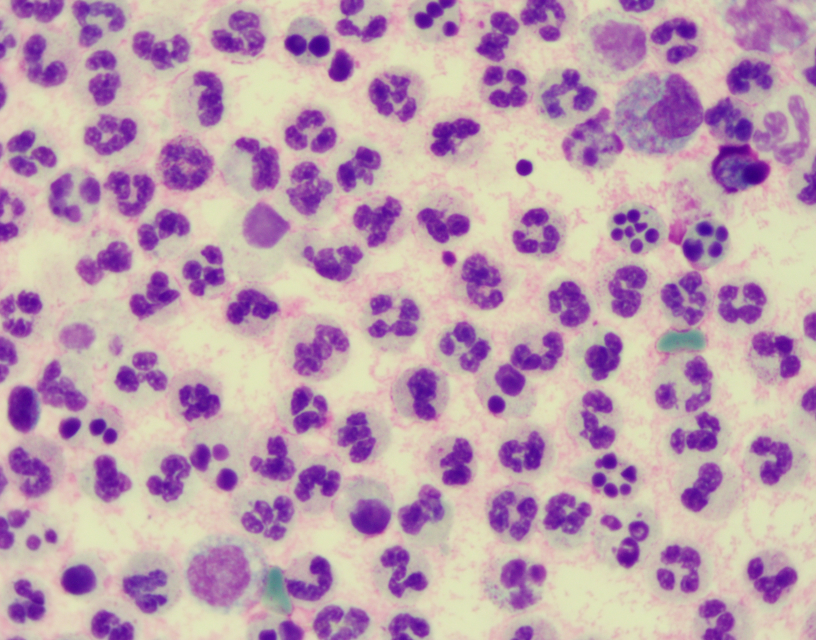
#> input picture demo.jpg, 2448 x 1920 px, found by its file name (shown at 1/3 size)
$ jupyter execute --allow-errors cell_detect.ipynb
#> lines starting #> are read from the running program, lines starting #| are printed output that depends on the picture
#> further down, image is the input picture: shape (1920, 2448, 3); mean B, G, R 175.4, 159.3, 190.4
# 基于 YOLOv5 框架的物体检测

## 一. 初始化

[cell 1]
import os
import sys
import random
import time
import math
import shutil

import cv2
import numpy as np
import matplotlib
import matplotlib.pyplot as plt

from datetime import datetime

[cell 2]
# 超参数
TEMP_RESULT_DIR = r'./temp' # 零时分割图结果保存根目录
TEMP_CLIP_DIR = r'./temp/clip' # 零时分割图

shutil.rmtree(TEMP_RESULT_DIR)
os.mkdir(TEMP_RESULT_DIR)

## 二. 预处理

### 2.1. 超分辨率分割

将原图像按照一定策略裁剪成模型指定的输入尺寸，预测完毕后，进行拼接

[cell 3]
def get_up_left_coordinates(image, size=(5, 5), stride=(2, 2), padding="VALID"):
    """
    This op gets up-left-corner coordinates of patches in input images.

    Args:
        image: A numpy.ndarray with shape [in_rows, in_cols, depth], the input image
        size: A tuple or list like [size_rows, size_cols], The size of extracted patches;
        stride: A tuple or list like [stride_rows, stride_cols], How far the centers of
            two consecutive patches are in the images;
        padding: String, "SAME" or "VALID"

    Returns:
        up_left_coordinates: A numpy.ndarray with shape [number_rows, number_cols, 2],
            e.x. [[[y1, x1]],[[y2, x2]]]

    """
#> called with size = (500, 500), stride = (300, 300), padding = 'same'
    image_shape = image.shape

    if padding.upper() == "VALID":
        number_rows = (image_shape[0] - size[0]) // stride[0] + 1
        number_cols = (image_shape[1] - size[1]) // stride[1] + 1
    elif padding.upper() == "SAME":
        number_rows = image_shape[0] // stride[0] + 1
        number_cols = image_shape[1] // stride[1] + 1
    else:
        raise ValueError("padding MUST be 'SAME' or 'VALID'")

    rows_coordinates = np.arange(number_rows)
    cols_coordinates = np.arange(number_cols)
    rows_coordinates, cols_coordinates = np.meshgrid(rows_coordinates, cols_coordinates)

    up_left_coordinates = np.stack((rows_coordinates, cols_coordinates), axis=-1)
    up_left_coordinates = np.transpose(up_left_coordinates, (1, 0, 2))
    up_left_coordinates = up_left_coordinates * stride

    return up_left_coordinates

[cell 4]
def pad_image(image, size=(5, 5), stride=(2, 2), padding="VALID"):
    """
    This op pads input images.

    Args:
        image: A numpy.ndarray with shape [in_rows, in_cols, depth], the input image
        size: A tuple or list like [size_rows, size_cols], The size of extracted patches;
        stride: A tuple or list like [stride_rows, stride_cols], How far the centers of
            two consecutive patches are in the images;
        padding: String, "SAME" or "VALID"

    Returns:
        padding_image: numpy.ndarray, the images after padding
    """
#> called with size = (500, 500), stride = (300, 300), padding = 'same'
    padding_image = image
    image_shape = image.shape

    if padding.upper() == "VALID":
        pass
    elif padding.upper() == "SAME":
        rows_padding_pixel = image_shape[0] // stride[0] * stride[0] + size[0] - image_shape[0]
        rows_padding_pixel = rows_padding_pixel if rows_padding_pixel > 0 else 0
        cols_padding_pixel = image_shape[1] // stride[1] * stride[1] + size[1] - image_shape[1]
        cols_padding_pixel = cols_padding_pixel if cols_padding_pixel > 0 else 0

        padding_image = np.pad(
            padding_image,
            ((0, rows_padding_pixel),(0, cols_padding_pixel),(0, 0)),
            'constant',
            constant_values=(0, 0)
        )
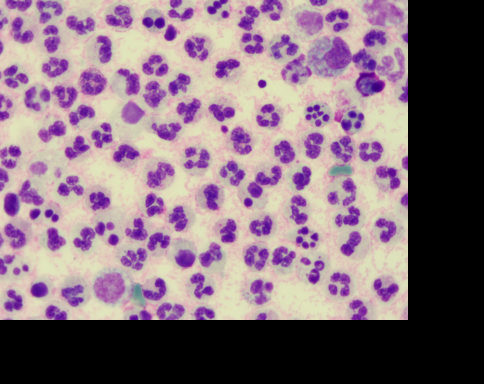
#> padding_image: shape (2300, 2900, 3) (shown at 1/6 size); mean B, G, R 123.6, 112.3, 134.1
    else:
        raise ValueError("padding MUST be 'SAME' or 'VALID'")

    return padding_image

[cell 5]
def extract_image_patches(image, size=(10, 10), stride=(10, 10), rate=(1, 1), padding="VALID"):
    """
    This op collects patches from the input image, as if applying a convolution.
    All extracted patches are stacked in the depth (last) dimension of the output.
    Specifically, the op extracts patches of shape sizes which are strides apart
    in the input image. The output is subsampled using the rates argument, in the
    same manner as "atrous" or "dilated" convolutions.

    Args:
        image: A numpy.ndarray with shape [in_rows, in_cols, depth];
        size: A tuple or list like [size_rows, size_cols], The size of extracted patches;
        stride: A tuple or list like [stride_rows, stride_cols], How far the centers of
            two consecutive patches are in the images;
        rate: A tuple or list like [rate_rows, rate_cols]. This is the input stride,
            specifying how far two consecutive patch samples are in the input. Equivalent
            to extracting patches with
            "patch_sizes_eff = patch_sizes + (patch_sizes - 1) * (rates - 1)", followed
            by subsampling them spatially by a factor of rates. This is equivalent to rate in
            dilated (a.k.a. Atrous) convolutions;
        padding: String, "SAME" or "VALID". The type of padding algorithm to use.The padding
            argument has no effect on the size of each patch, it determines how many patches
            are extracted. If VALID, only patches which are fully contained in the input image
            are included. If SAME, all patches whose starting point is inside the input are
            included, and areas outside the input default to zero.

    Returns:
        up_left_coordinates: A numpy.ndarray with shape [number_patches, 2], e.x. [[y1, x1],[y2, x2]]
        patches: A numpy.ndarray with shape [number_patches, size_rows, size_cols, depth];
    """

    assert len(size) == 2, "The length of size is not 2"
    assert len(stride) == 2, "The length of stride is not 2"
    assert len(rate) == 2, "The length of rate is not 2"
    assert padding.upper() in ["SAME", "VALID"], "padding MUST be 'SAME' or 'VALID'"

    size = (
        size[0] + (size[0] - 1) * (rate[0] - 1),
        size[1] + (size[1] - 1) * (rate[1] - 1),
    ) # update patch_size

    up_left_coordinates = get_up_left_coordinates(image, size, stride, padding)
    image = pad_image(image, size, stride, padding)

    patches = []
    for y, x in np.reshape(up_left_coordinates, (-1, 2)):
        patches.append(
            image[y:y+size[0], x:x+size[1]],
        )
#> this loop made 63 passes
#> (y, x) on passes 1 to 8: (0, 0), (0, 300), (0, 600), (0, 900), (0, 1200), (0, 1500), (0, 1800), (0, 2100)
#> after the loop, patches = 63 items
    patches = np.stack(patches, axis=0)
    patches = np.reshape(patches, list(up_left_coordinates.shape[:-1])+[-1])

    return up_left_coordinates, patches

### 2.2 读取图像

[cell 6]
# 读入图片
image = cv2.imread('demo.jpg')
# image = np.random.random((5,5,1))

# 图片抽块
size = (500, 500)
stride = (300, 300)
up_left_coordinates, patches = extract_image_patches(image, size, stride, padding="same")

#print(f'image shape is {image.shape}')
#print(f'patches shape is {patches.shape}')

### 2.3 图像展示

[cell 7]
# 图片展示

fig = plt.figure(figsize=(10, 10))
ax = fig.add_subplot(111)
ax.imshow(image.astype("uint8"))
ax.set_axis_off()

number_rows, number_cols, elements = patches.shape
print(f"Image size: {image.shape[0]} X {image.shape[1]}")
#| Image size: 1920 X 2448
print(f"Patch size: {number_rows} X {number_cols}")
#| Patch size: 7 X 9
print(f"Patches per image: {number_cols * number_rows}")
#| Patches per image: 63
print(f"Elements per patch: {elements}")
#| Elements per patch: 750000
fig = plt.figure(figsize=(10, 10))
fig.subplots_adjust(wspace=0.1, hspace=0.1)
for row in range(number_rows):
    for col in range(number_cols):
        ax = plt.subplot(number_rows, number_cols, row * number_cols + col + 1)
        patch_image = np.reshape(patches[row, col], (size[0], size[1], -1))
        ax.imshow(patch_image.astype("uint8"))
        ax.set_axis_off()
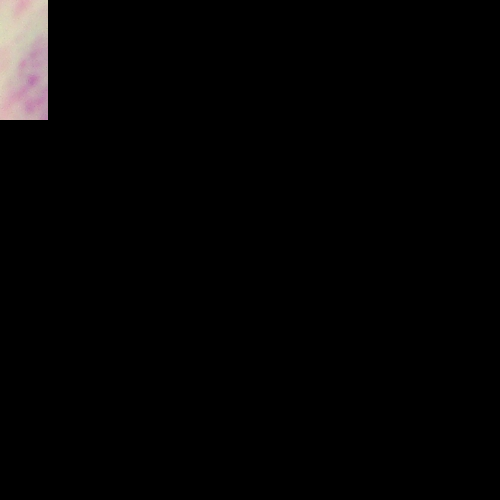
#> patch_image: shape (500, 500, 3); mean of channels 0, 1, 2 4.1, 4.2, 4.8; drawn as B, G, R
#         ax.set_title(up_left_coordinates[row, col])
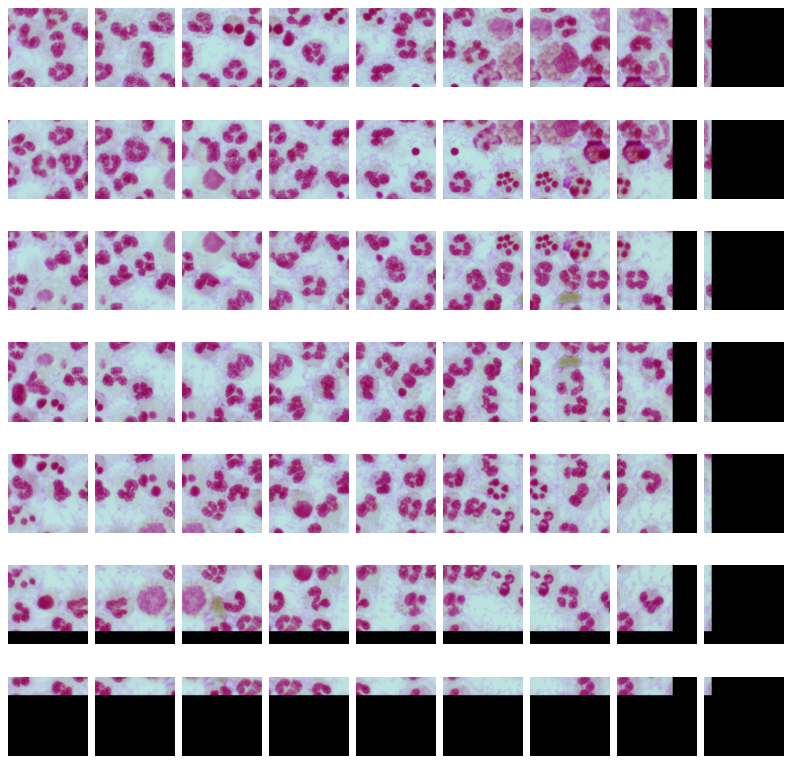
#> figure drawn by matplotlib, 63 panels

### 2.4 图像保存

[cell 8]
# 保存小图
if not os.path.exists(TEMP_CLIP_DIR):
    os.mkdir(TEMP_CLIP_DIR)

for row in range(number_rows):
    for col in range(number_cols):
        y, x = up_left_coordinates[row, col]
        patch_image = np.reshape(patches[row, col], (size[0], size[1], -1))
        cv2.imwrite(
            os.path.join(TEMP_CLIP_DIR, f'{y}_{x}.png'),
            patch_image.astype("uint8")
        )
#> this loop made 7 passes
#> pass 1, `cv2.imwrite( os.path.join(TEMP_CLIP_DIR, f'{y}_{x}.png'), patch_image...`:
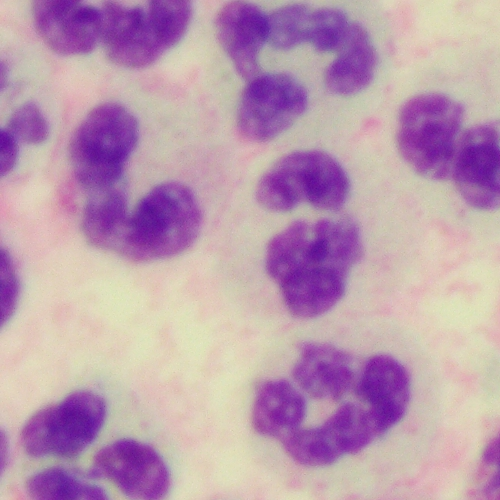
#> saved as 0_0.png: shape (500, 500, 3); mean B, G, R 174.8, 153.3, 187
#> pass 1, `cv2.imwrite( os.path.join(TEMP_CLIP_DIR, f'{y}_{x}.png'), patch_image...`:
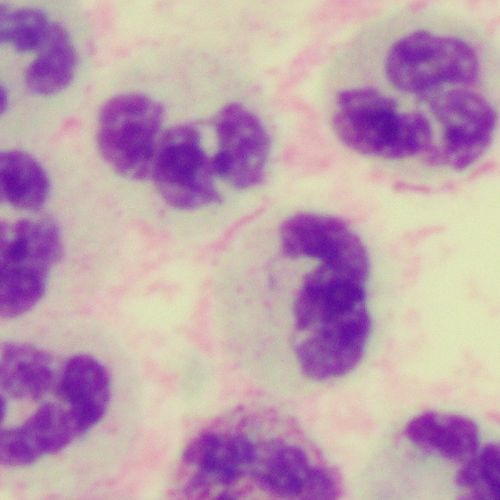
#> saved as 0_300.png: shape (500, 500, 3); mean B, G, R 175.2, 157.8, 189.5
#> pass 1, `cv2.imwrite( os.path.join(TEMP_CLIP_DIR, f'{y}_{x}.png'), patch_image...`:
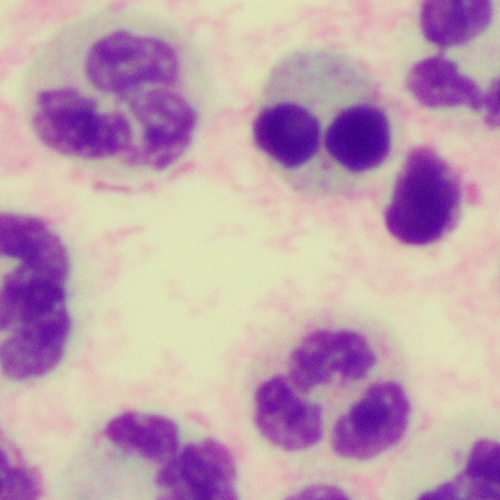
#> saved as 0_600.png: shape (500, 500, 3); mean B, G, R 175.5, 160.5, 191.7
#> pass 1, `cv2.imwrite( os.path.join(TEMP_CLIP_DIR, f'{y}_{x}.png'), patch_image...`:
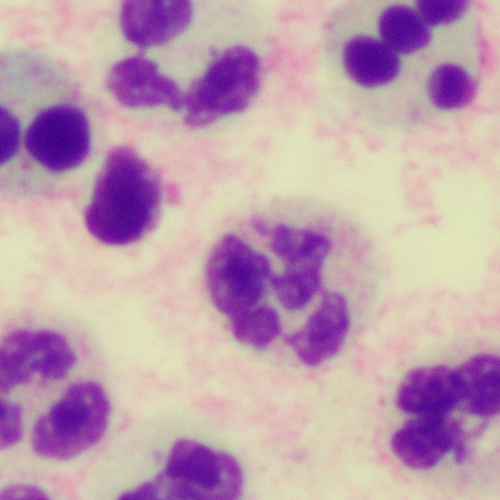
#> saved as 0_900.png: shape (500, 500, 3); mean B, G, R 174.6, 158.2, 190.7

## 三. 目标检测

#> (a cell that did not finish here is left out)

#> (a cell that did not finish here is left out)

## 四. 结果拼接

### 4.1 合并结果

[cell 11]
# 读取结果
label_dir_path = os.path.join(TEMP_RESULT_DIR, 'result', 'labels')
files = [os.path.join(root, file) for root, dirs, files in os.walk(label_dir_path)
         for file in files if os.path.splitext(file)[1] == '.txt']
# files

[cell 12]
# 解析标签
original_height,  original_width = image.shape[:2]
clip_height, clip_width = size[:2]
labels = []

for file in files:

    # 根据文件名解析图片左上角点在原图中的坐标
    file_name = os.path.split(file)[1] # e.g. 400_600.text
    file_name = os.path.splitext(file_name)[0] # e.g. 400_600
    y_lu, x_lu = list(map(int, file_name.split('_'))) # y=400, x=600


    with open(file, 'r') as f:
        lines = f.readlines()

    if len(lines) < 1:
        continue

    for line in lines:
        # 获取小图中结果信息
        class_id, x_center, y_center, width, height = list(
            map(
                float,
                line.strip('\n').split())
        )

        # 将小图结果迁移到原始图像上
        class_id = int(class_id)
        x_center = (x_center * clip_width + x_lu) / original_width
        y_center = (y_center * clip_height + y_lu) / original_height
        width = width * clip_width / original_width
        height = height * clip_height / original_height

        # 追加到标签列表
        labels.append([class_id, x_center, y_center, width, height])
#> this loop made 0 passes
#> after the loop, labels = []

[cell 13]
## 工具函数，修建输入值
# [6 lines left out: function clip_value, not called in this run]

[cell 14]
# 可视化原始图像标签

# fig = plt.figure(figsize=(10, 10))
# ax = fig.add_subplot(111)

image_view_without_nms = image.copy()
for class_id, x_center, y_center, width, height in labels:

    x1 = int((x_center - width / 2) * original_width)
    x1 = clip_value(x1, 0, original_width)

    x2 = int((x_center + width / 2) * original_width)
    x2 = clip_value(x2, 0, original_width)

    y1 = int((y_center - height / 2) * original_height)
    y1 = clip_value(y1, 0, original_height)

    y2 = int((y_center + height / 2) * original_height)
    y2 = clip_value(y2, 0, original_height)

# [4 lines of commented-out code are left out]

    color = (0, 0, 255)
    cv2.rectangle(image_view_without_nms, (x1, y1), (x2, y2), color, 5)
#> `labels_np = np.asarray(labels)`: labels_np = empty array

# [6 lines of commented-out code are left out]

[cell 15]
# NMS 过滤 labels
# [62 lines left out: function nms, not called in this run]

[cell 16]
# 过滤labels
# [31 lines left out: function filter_labels, not called in this run]

[cell 17]
def convert_xywh_to_xyxy(boxes):
    """Changes the box format to [xmin, ymin, xmax, ymax].

    Arguments:
      boxes: A numpy.ndarray of rank 2 or higher with a shape of `(num_boxes, 4)`
        representing bounding boxes where each box is of the format
        `[x_center, y_center, width, height]`.

    Returns:
        converted boxes with shape same as that of boxes.
    """
    return np.concatenate(
        [boxes[...,:2] - 0.5 * boxes[...,2:], boxes[...,:2] + 0.5 * boxes[...,2:]],
        axis=-1,
    )

# [15 lines left out: function convert_xyxy_to_xywh, not called in this run]

[cell 18]
def compute_iou(boxes1, boxes2):
    """
    Computes pairwise IOU matrix for given two sets of boxes

    Args:
        boxes1: A numpy.ndarray with shape `(N, 4)` representing bounding boxes
            where each box is of the format `[x, y, width, height]`.
        boxes2: A numpy.ndarray with shape `(M, 4)` representing bounding boxes
            where each box is of the format `[x, y, width, height]`.

    Returns:
    pairwise IOU matrix with shape `(N, M)`, where the value at ith row jth column
        holds the IOU between ith box and jth box from boxes1 and boxes2 respectively.
    """
    boxes1_xyxy = convert_xywh_to_xyxy(boxes1)
    boxes2_xyxy = convert_xywh_to_xyxy(boxes2)

    # 计算重叠面积
    lu = np.maximum(boxes1_xyxy[:, None, :2], boxes2_xyxy[:, :2]) # 广播
    rd = np.minimum(boxes1_xyxy[:, None, 2:], boxes2_xyxy[:, 2:])
    intersection = np.maximum(0.0, rd - lu) # 获得重叠区域宽高
    intersection = intersection[:, :, 0] * intersection[:, :, 1] # 获得重叠区域面积

    boxes1_area = boxes1[:, 2] * boxes1[:, 3]
    boxes2_area = boxes2[:, 2] * boxes2[:, 3]
    union = np.maximum(
        boxes1_area[:, None] + boxes2_area - intersection, 1e-5
    )

    return np.clip(intersection / union, 0.0, 1.0)

[cell 19]
# 融合label
def fuse_labels(labels, iou_threshold=0.9):
    """
    This op fuses labels by iou, if two bonding boxes IOU is over threshold, the op fuses
    the two boxes because the two detected the same objects

    Args:
        labels: A 'numpy.ndarray' with shape [in_rows, [class_id，x_center, y_center, width, height]],
            the YOLO output labels, e.g.
            [
                [3, 0.809211, 0.928947, 0.381579, 0.142105]
                [3, 0.0723684, 0.306579, 0.144737, 0.465789]
                [3, 0.772368, 0.177632, 0.455263, 0.35]
            ]
        iou_threshold: float, if two boxes IOU is over threshold, the two detected the same object

    Returns:
        labels: A numpy.ndarray with shape [out_rows, [class_id，x_center, y_center, width, height]], Any two
            boxes IOU is below threshold

    """
#> called with labels = array of shape (0,), iou_threshold = 0.2
    index = 0 # 最多执行 10 轮融合
    while index < 10:
        boxes = labels[...,1:]
#         print(index)

        # 计算 IOU
        iou_matrix = compute_iou(boxes, boxes)

        # 清除对角线的 IOU 指，自身和自身的IOU没意义
        diagonal_mask = np.logical_not(
            np.eye(
                boxes.shape[0]
            ).astype('bool')
        )
        iou_matrix = np.where(diagonal_mask, iou_matrix, 0.0)

        # 寻找各个 box 最大的 IOU，以及对应的 box 指针
        max_iou = np.max(iou_matrix, axis=1)
        matched_box_index = np.argmax(iou_matrix, axis=1)
        matched_box = boxes[matched_box_index]

        # 只有 IOU 大于阈值才合并
        positive_mask = np.greater_equal(max_iou, iou_threshold)
#         print(max_iou)

        # 只要还有需要融合的区域就继续，否则返回
        if np.any(positive_mask):
            # 融合后的 box 只保留面积大的box
            ignore_mask = np.less_equal(
                boxes[...,2] * boxes[...,3],
                matched_box[...,2] * matched_box[...,3]
            )

            # 融合不同区域即生成最靠近和最远离图像左上角（原点）的矩形区域
            boxes_fused = np.zeros_like(boxes)
            boxes_fused[..., :2] = np.minimum(
                convert_xywh_to_xyxy(boxes)[...,:2],
                convert_xywh_to_xyxy(matched_box)[...,:2],
            )
            boxes_fused[..., 2:] = np.maximum(
                convert_xywh_to_xyxy(boxes)[...,2:],
                convert_xywh_to_xyxy(matched_box)[...,2:],
            )
            boxes_fused = np.clip(boxes_fused, 0.0, 1.0)
            boxes_fused = convert_xyxy_to_xywh(boxes_fused)

            boxes = np.where(positive_mask[...,None], boxes_fused, boxes)
            labels[...,1:] = boxes

            # 删除已经融合但面积小的box
            labels = labels[
                np.logical_not(
                    np.logical_and(positive_mask, ignore_mask)
                )
            ]
            index += 1
        else:
            break
#> after the loop, index = 0; labels = empty array

    return labels

[cell 20]
labels_np = np.asarray(labels)
#> (the rest of this cell did not finish here and is left out)

[cell 21]
# 可视化原始图像标签
# fig = plt.figure(figsize=(10, 10))
# ax = fig.add_subplot(111)

image_view_with_nms = image.copy()
for class_id, x_center, y_center, width, height in labels_np:

    x1 = int((x_center - width / 2) * original_width)
    x1 = clip_value(x1, 0, original_width)

    x2 = int((x_center + width / 2) * original_width)
    x2 = clip_value(x2, 0, original_width)

    y1 = int((y_center - height / 2) * original_height)
    y1 = clip_value(y1, 0, original_height)

    y2 = int((y_center + height / 2) * original_height)
    y2 = clip_value(y2, 0, original_height)

# [4 lines of commented-out code are left out]

    color = (0, 0, 255)
    cv2.rectangle(image_view_with_nms, (x1, y1), (x2, y2), color, thickness=5)

# [6 lines of commented-out code are left out]

[cell 22]
fig = plt.figure(figsize=(16, 8)) # width=16 height=8

ax = fig.add_subplot(1,2,1)
ax.imshow(cv2.cvtColor(image_view_without_nms, cv2.COLOR_BGR2RGB).astype("uint8"))
ax.set_axis_off()

ax = fig.add_subplot(1,2,2)
ax.imshow(cv2.cvtColor(image_view_with_nms, cv2.COLOR_BGR2RGB).astype("uint8"))
ax.set_axis_off()
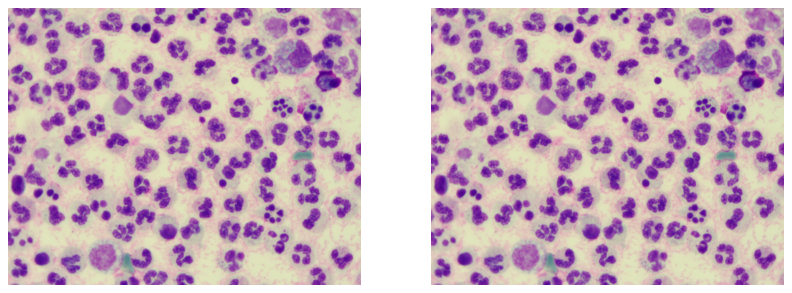
#> figure drawn by matplotlib, 2 panels

### 4.2 输出结果

#### 4.1 To Labelme

[cell 23]
import json
import base64

# [4 lines left out: function img_base64, not called in this run]

class Mark(object):

    def __init__(self, version, imagePath, imageData=None, imageShape=None):
        self.version = version
        self.flags = {}
        self.shapes = []
        self.imagePath = imagePath
        self.imageData = imageData
        self.imageHeight = imageShape[0]
        self.imageWidth = imageShape[1]

    def add_shape(self, shape):
        self.shapes.append(shape)

class Shape(object):

    # [5 lines left out: function __init__, not called in this run]

    def set_lable(self, label):
        self.label = label

    def set_group_id(self, group_id):
        self.group_id = group_id

    def set_shape_type(self, shape_type):
        self.shape_type = shape_type

    def set_points(self, points):
        self.points = points

[cell 24]
class_names = ['EOS', 'LYM', 'MAC', 'NEU', 'OTHER', ]

mark_content = Mark('4.4.0', 'demo.jpg', imageShape=image.shape)

filename = r'demo.json'


for class_id, x_center, y_center, width, height in labels_np:
    shape = Shape()
    shape.set_lable(class_names[int(class_id)])

    x1 = int((x_center - width / 2) * original_width)
    x1 = clip_value(x1, 0, original_width)

    x2 = int((x_center + width / 2) * original_width)
    x2 = clip_value(x2, 0, original_width)

    y1 = int((y_center - height / 2) * original_height)
    y1 = clip_value(y1, 0, original_height)

    y2 = int((y_center + height / 2) * original_height)
    y2 = clip_value(y2, 0, original_height)

    shape.set_points([[x1, y1],[x2, y2]])

    shape.set_shape_type('rectangle')
    mark_content.add_shape(shape.__dict__)

with open(filename, 'w') as f:
    json.dump(mark_content.__dict__, f, ensure_ascii=False, indent=2)
